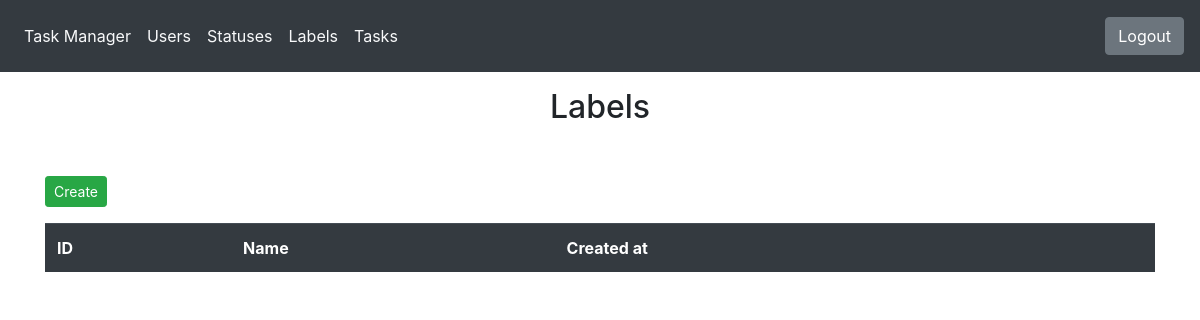
/labels/ (signed in), run on an earlier commit of the app's database.
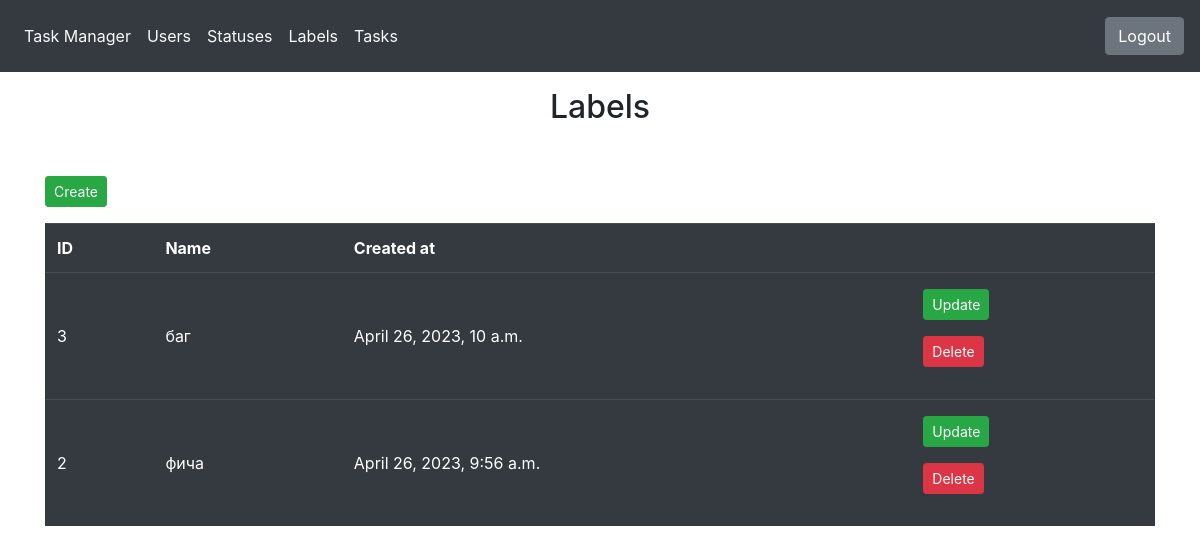
And on a later commit of the database.
### labels/models.py (models this page shows, shortened)
class Labels(models.Model):
    name = models.CharField(_('name'), max_length=100, unique=True)
    created_at = models.DateTimeField(_('created at'), auto_now_add=True)
    class Meta:
        verbose_name = _('Labels')
        verbose_name_plural = _('Labels')
        ordering = ['-created_at']

### labels/views.py (the view)
# urls.py: path('', LabelsView.as_view(), name='labels'),
class LabelsView(BaseLoginRequiredMixin, ListView):
    model = Labels
    template_name = 'labels/index.html'

### common/mixins.py (called while the page is built)
    @method_decorator(login_required_message)
    def dispatch(self, request, *args, **kwargs):
        return super().dispatch(request, *args, **kwargs)

### templates/labels/index.html
{% extends 'base.html' %}
{% load i18n %}
{% block content %}
<main>
    <div class="container">
        <h2 class="text-center mt-3"  style="min-height: 10vh;">{% trans "Labels" %}</h2>
        <p><a href="{% url 'create_label' %}" class="btn btn-success btn-sm">{% trans "Create" %}</a></p>
        <table class="table table-dark table-striped-columns">
            <thead>
                <tr class="font-weight-bold">
                    <td>{% trans "ID" %}</td>
                    <td>{% trans "Name" %}</td>
                    <td>{% trans "Created at" %}</td>
                    <td ></td>
                </tr>
            </thead>
            <tbody>
                {% for label in object_list %}
                <tr>
                    <td class="align-middle py-3">{{ label.pk }}</td>
                    <td class="align-middle py-3">{{ label.name }}</td>
                    <td class="align-middle py-3">{{ label.created_at }}</td>
                    <td class="py-3">
                        <p><a href="{% url 'update_label' label.pk %}" class="btn btn-success btn-sm">{% trans "Update" %}</a></p>
                        <p><a href="{% url 'delete_label' label.pk %}" class="btn btn-danger btn-sm">{% trans "Delete"%}</a></p>
                    </td>
                </tr>
                {% endfor %}
            </tbody>
        </table>
    </div>
</main>
{% endblock %}

What changed in the data, as far as the page shows it:
added Labels: pk "3", name "баг", created_at "April 26, 2023, 10 a.m."
added Labels: pk "2", name "фича", created_at "April 26, 2023, 9:56 a.m."
